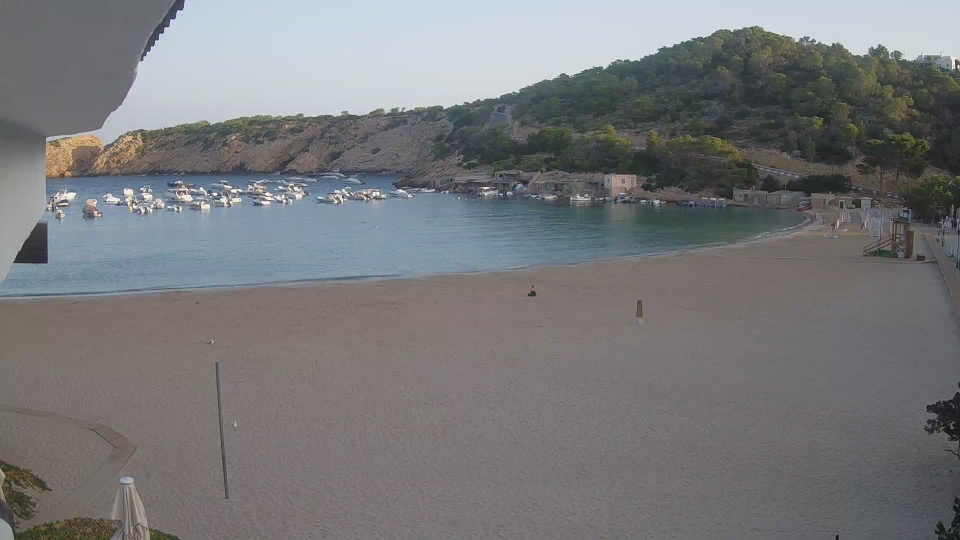
#> input picture P1_images/1660543200.jpg, 1920 x 1080 px (shown at 1/2 size)
$ python train.py   (older library calls are emulated)
#> lines starting #> are read from the running program, lines starting #| are printed output that depends on the picture
import cv2
import numpy as np
import pandas as pd
from matplotlib import pyplot as plt
from sklearn import svm, datasets
from sklearn.ensemble import RandomForestClassifier
from sklearn.linear_model import LogisticRegression
from skimage.segmentation import slic
from skimage.segmentation import mark_boundaries
from skimage.util import img_as_float

# [152 lines left out: functions train_and_test_model, get_geometric_features, get_photometric_features, features_gabor_filter_bank, features_eigenvalues_hessian, not called in this run]

def remove_back(img_front: np.ndarray, img_back: np.ndarray, img_mask: np.array):
    img_front = cv2.cvtColor(img_front, cv2.COLOR_BGR2GRAY)
    mask_r = img_mask/255
    im = (img_front - img_back)*mask_r
    return im.astype('uint8')

def make_gt(lab_im):
    center = lab_im[[1, 2]].to_numpy() #col0 = y and col1 = x
    base = np.zeros((lab_im.iloc[0][5], lab_im.iloc[0][4]))
    for i in range(center.shape[0]):
        base = cv2.circle(base, (center[i, 0], center[i, 1]), 7, 255, -1)
    return base/255


if __name__ == '__main__':

    # Read target images

    img_b1 = cv2.imread('../P1_images/1660543200.jpg', cv2.IMREAD_COLOR)
#> img_b1 is the input picture: shape (1080, 1920, 3); mean B, G, R 121.9, 120.3, 119.4
    img_b2 = cv2.imread('../P1_images/1660546800.jpg', cv2.IMREAD_COLOR)
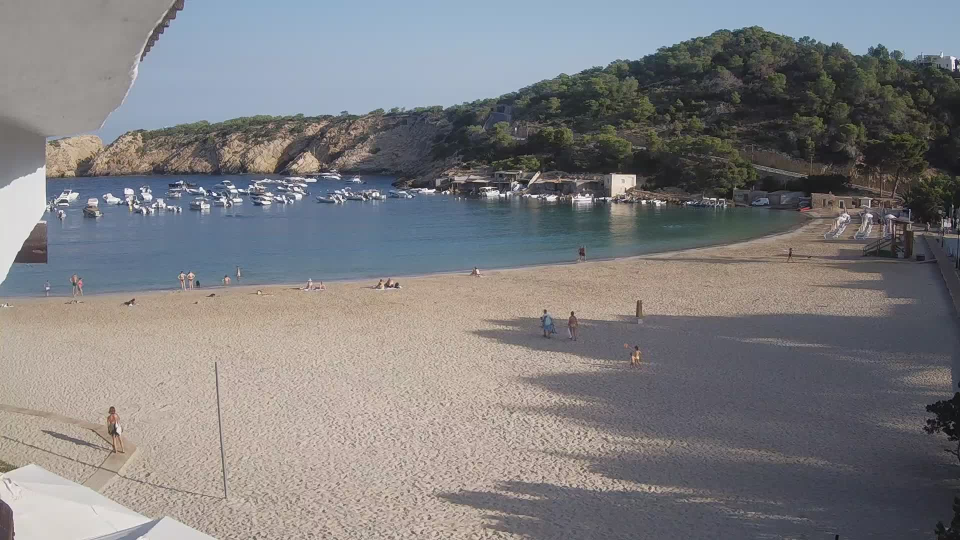
#> input picture P1_images/1660546800.jpg, 1920 x 1080 px (shown at 1/2 size)
#> img_b2 is the input picture: shape (1080, 1920, 3); mean B, G, R 127.4, 125.4, 126.2
    img_b3 = cv2.imread('../P1_images/1660550400.jpg', cv2.IMREAD_COLOR)
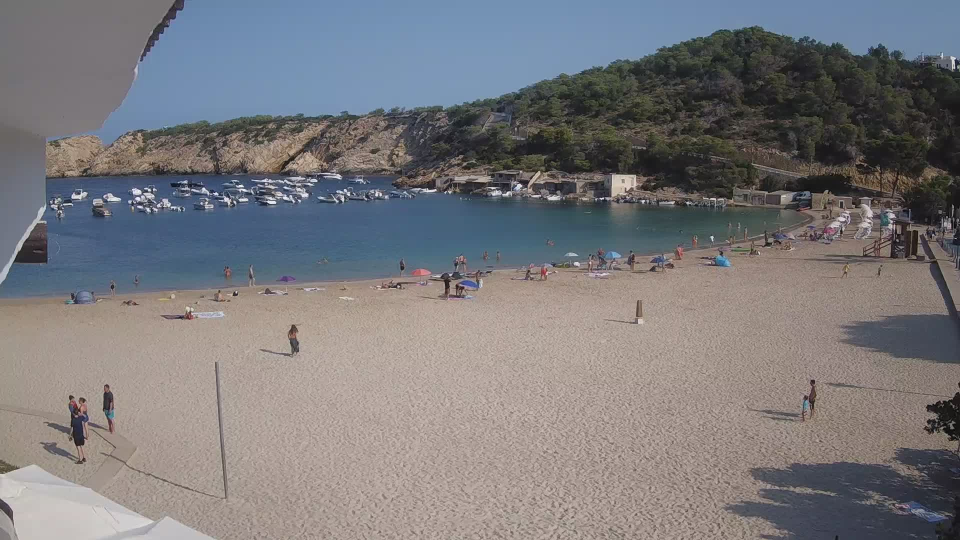
#> input picture P1_images/1660550400.jpg, 1920 x 1080 px (shown at 1/2 size)
#> img_b3 is the input picture: shape (1080, 1920, 3); mean B, G, R 123.5, 120.6, 122
    img_b4 = cv2.imread('../P1_images/1660554000.jpg', cv2.IMREAD_COLOR)
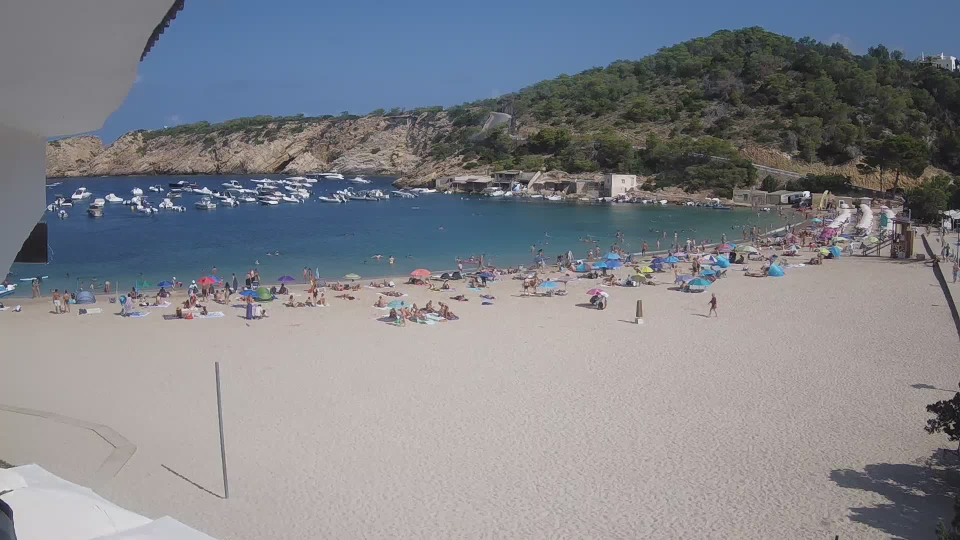
#> input picture P1_images/1660554000.jpg, 1920 x 1080 px (shown at 1/2 size)
#> img_b4 is the input picture: shape (1080, 1920, 3); mean B, G, R 138, 131.7, 129.5
    img_b5 = cv2.imread('../P1_images/1660557600.jpg', cv2.IMREAD_COLOR)
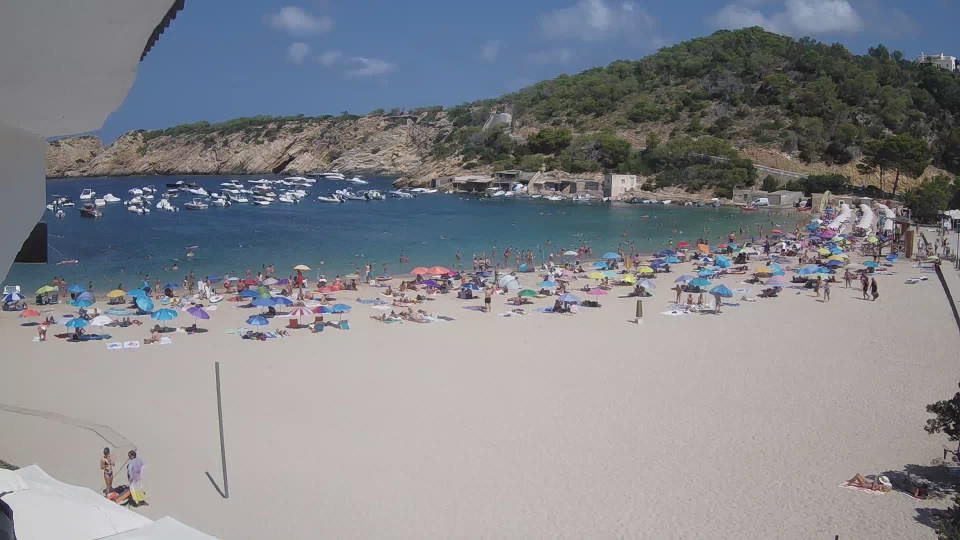
#> input picture P1_images/1660557600.jpg, 1920 x 1080 px (shown at 1/2 size)
#> img_b5 is the input picture: shape (1080, 1920, 3); mean B, G, R 139.3, 133.7, 131.7
    img_b6 = cv2.imread('../P1_images/1660561200.jpg', cv2.IMREAD_COLOR)
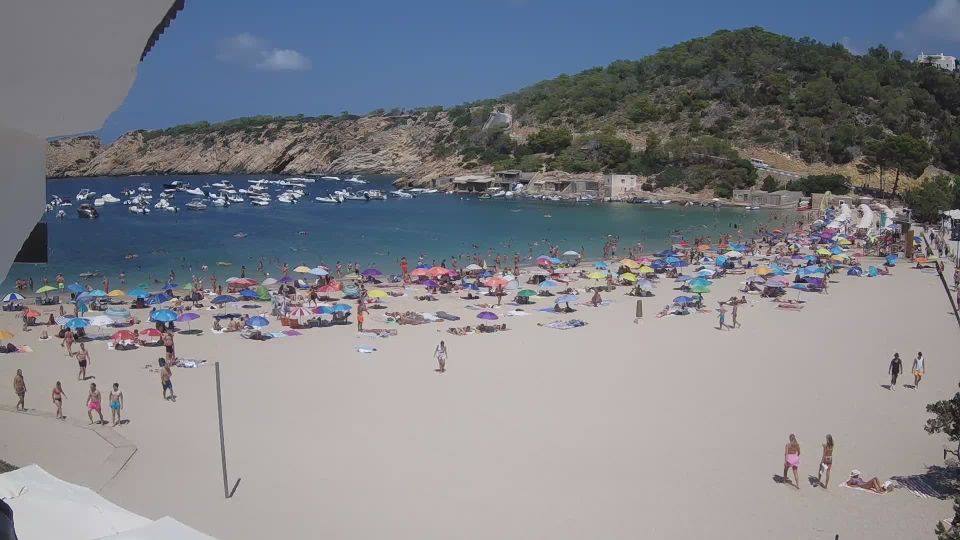
#> input picture P1_images/1660561200.jpg, 1920 x 1080 px (shown at 1/2 size)
#> img_b6 is the input picture: shape (1080, 1920, 3); mean B, G, R 136.4, 129.9, 127.9
    img_b7 = cv2.imread('../P1_images/1660564800.jpg', cv2.IMREAD_COLOR)
    img_b8 = cv2.imread('../P1_images/1660568400.jpg', cv2.IMREAD_COLOR)
    img_b9 = cv2.imread('../P1_images/1660572000.jpg', cv2.IMREAD_COLOR)
    img_b10 = cv2.imread('../P1_images/1660575600.jpg', cv2.IMREAD_COLOR)

    # Read labels
    lab_b1 = pd.read_csv('../P1_images/1660543200_ground.csv', header=None)  # x == column1 , y == colum2
#> (reads P1_images/1660543200_ground.csv from the repository)
    lab_b2 = pd.read_csv('../P1_images/1660546800_ground.csv', header=None)
#> (reads P1_images/1660546800_ground.csv from the repository)
    lab_b3 = pd.read_csv('../P1_images/1660550400_ground.csv', header=None)
#> (reads P1_images/1660550400_ground.csv from the repository)
    lab_b4 = pd.read_csv('../P1_images/1660554000_ground.csv', header=None)
#> (reads P1_images/1660554000_ground.csv from the repository)
    lab_b5 = pd.read_csv('../P1_images/1660557600_ground.csv', header=None)
    lab_b6 = pd.read_csv('../P1_images/1660561200_ground.csv', header=None)
    lab_b7 = pd.read_csv('../P1_images/1660564800_ground.csv', header=None)
    lab_b8 = pd.read_csv('../P1_images/1660568400_ground.csv', header=None)
    lab_b9 = pd.read_csv('../P1_images/1660572000_ground.csv', header=None)
    lab_b10 = pd.read_csv('../P1_images/1660575600_ground.csv', header=None)

    # Get groundtruth images
    gt_b1 = make_gt(lab_b1)
    gt_b2 = make_gt(lab_b2)
    gt_b3 = make_gt(lab_b3)
    gt_b4 = make_gt(lab_b4)
    gt_b5 = make_gt(lab_b5)
    gt_b6 = make_gt(lab_b6)
    gt_b7 = make_gt(lab_b7)
    gt_b8 = make_gt(lab_b8)
    gt_b9 = make_gt(lab_b9)
    center9 = lab_b9[[1, 2]].to_numpy()
    gt_b10 = make_gt(lab_b10)


    # Get empty beach image and mask
    img_back = cv2.imread('../P1_images/empty_beach.jpg', 0)
    mask = cv2.imread('../P1_images/mask.jpg', 0)

    # Do image prep
#> (the run stopped early here; a loop or call above may not have finished)
